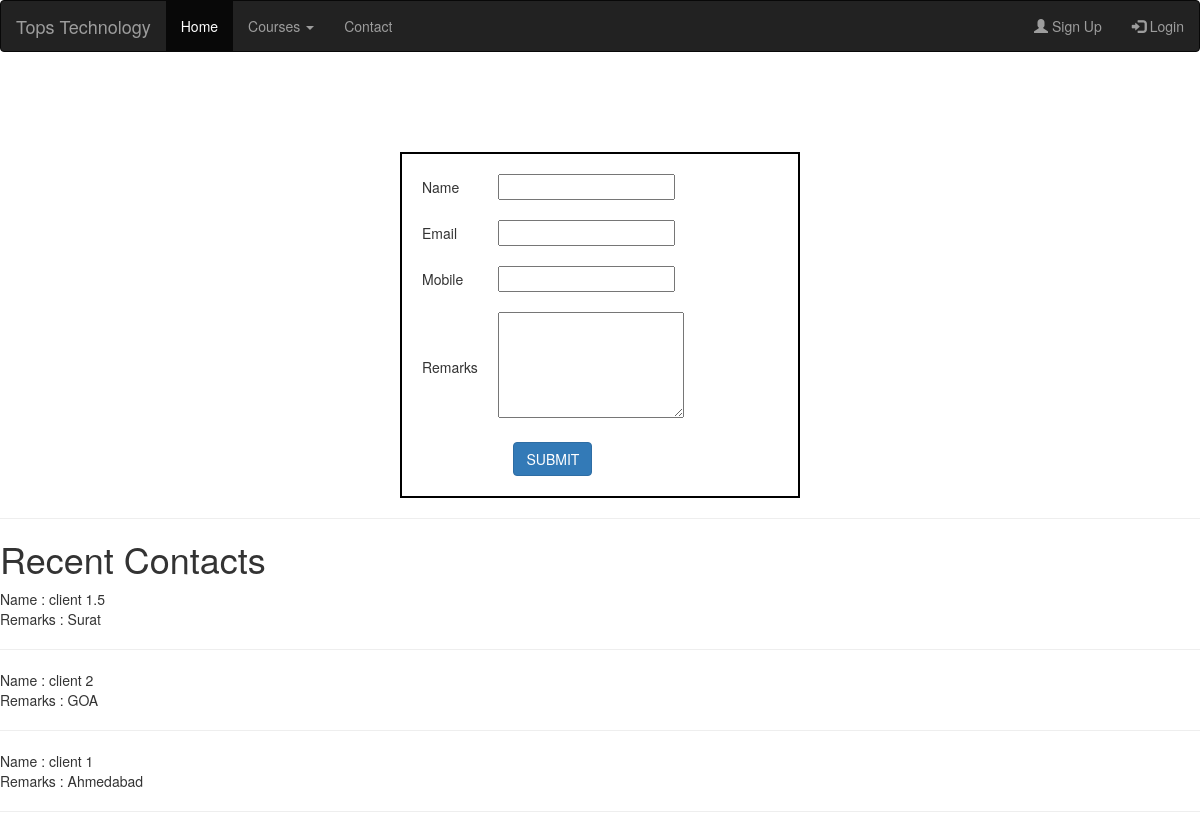
The app's page /contact/, older data.
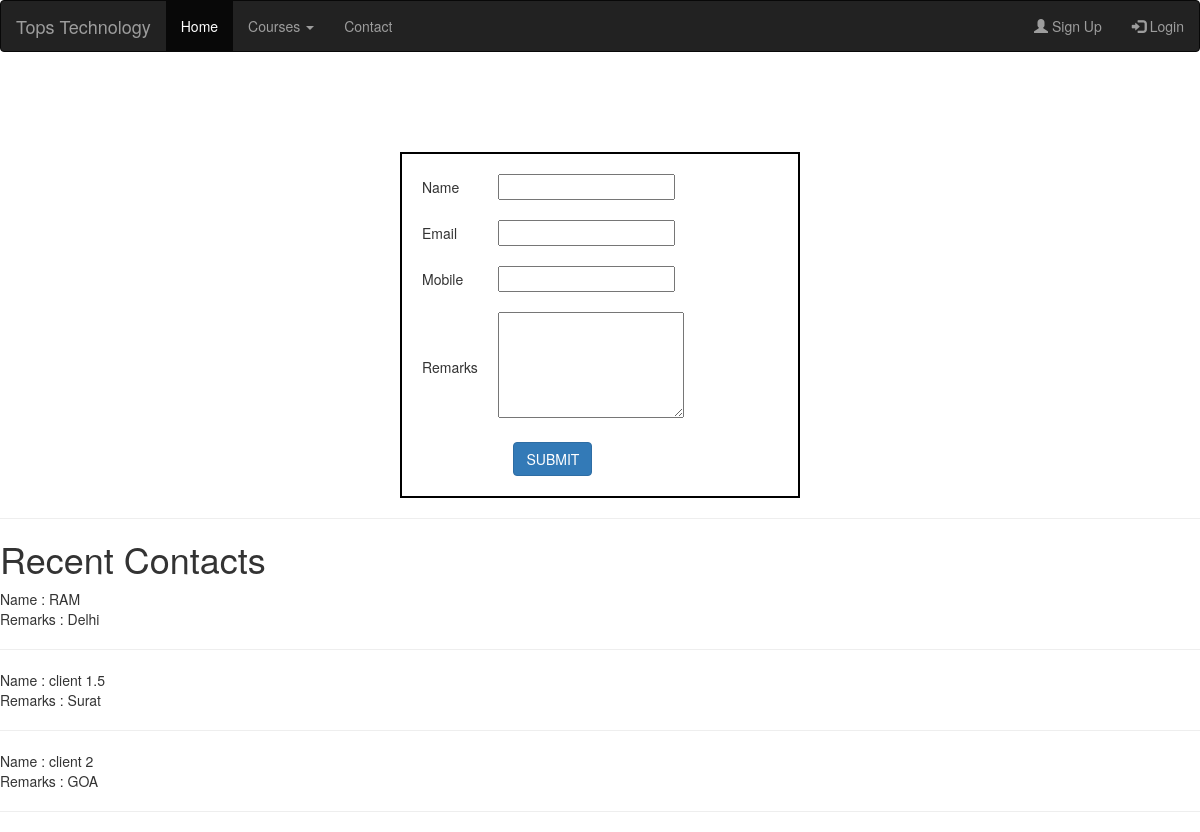
The same page, newer data.
### myapp/models.py (models this page shows, shortened)
class Contact(models.Model):
    name=models.CharField(max_length=100)
    email=models.EmailField()
    mobile=models.PositiveIntegerField()
    remarks=models.TextField()

### myapp/views.py (the view)
# urls.py: path('contact/',views.contact,name='contact'),
def contact(request):
    if request.method=="POST":
        Contact.objects.create(
            name=request.POST['name'],
            email=request.POST['email'],
            mobile=request.POST['mobile'],
            remarks=request.POST['remarks']
        )
        msg=" Contact Saved Successfully!!! "
        contacts=Contact.objects.all().order_by("-id")[:3]
        return render(request,'contact.html',{'msg':msg , 'contacts':contacts})
    else:
        contacts=Contact.objects.all().order_by("-id")[:3]
        return render(request,'contact.html',{'contacts':contacts})

### myapp/templates/contact.html (shortened to what this page needs)
{% extends 'header.html' %}
{% block content %}
<!DOCTYPE html>
<html lang="en">
<head>
</head>
<body>
   <form class="contact-form " name="contact" method="POST" action="{% url 'contact' %}">
    <table>
        <tr>
            <td>Name</td>
            <td><input type="text" name="name" ></td>
        </tr>
        <tr>
            <td>Email</td>
            <td><input type="text" name="email" ></td>
        </tr>
        <tr>
            <td>Mobile</td>
            <td><input type="text" name="mobile" ></td>
        </tr>
        <tr>
            <td>Remarks</td>
            <td><textarea rows="5" cols="22" name="remarks" ></textarea></td>
        </tr>
        <tr>
            <td colspan="2" align ="center">
                <input type="submit" value="SUBMIT" class="btn btn-primary">
            </td>
        </tr>
    </table>
   </form>
   <hr>
   <h1>Recent Contacts</h1>
   {% for i in contacts %}
       Name : {{i.name}} <br>
       Remarks : {{i.remarks}} <br> <hr>
   {% endfor %}
</body>
</html>
{% endblock %}

Row changes from the older to the newer data that the page shows:
no longer on this page (row unchanged): Contact: name "client 1", remarks "Ahmedabad"
added Contact: name "RAM", remarks "Delhi"
